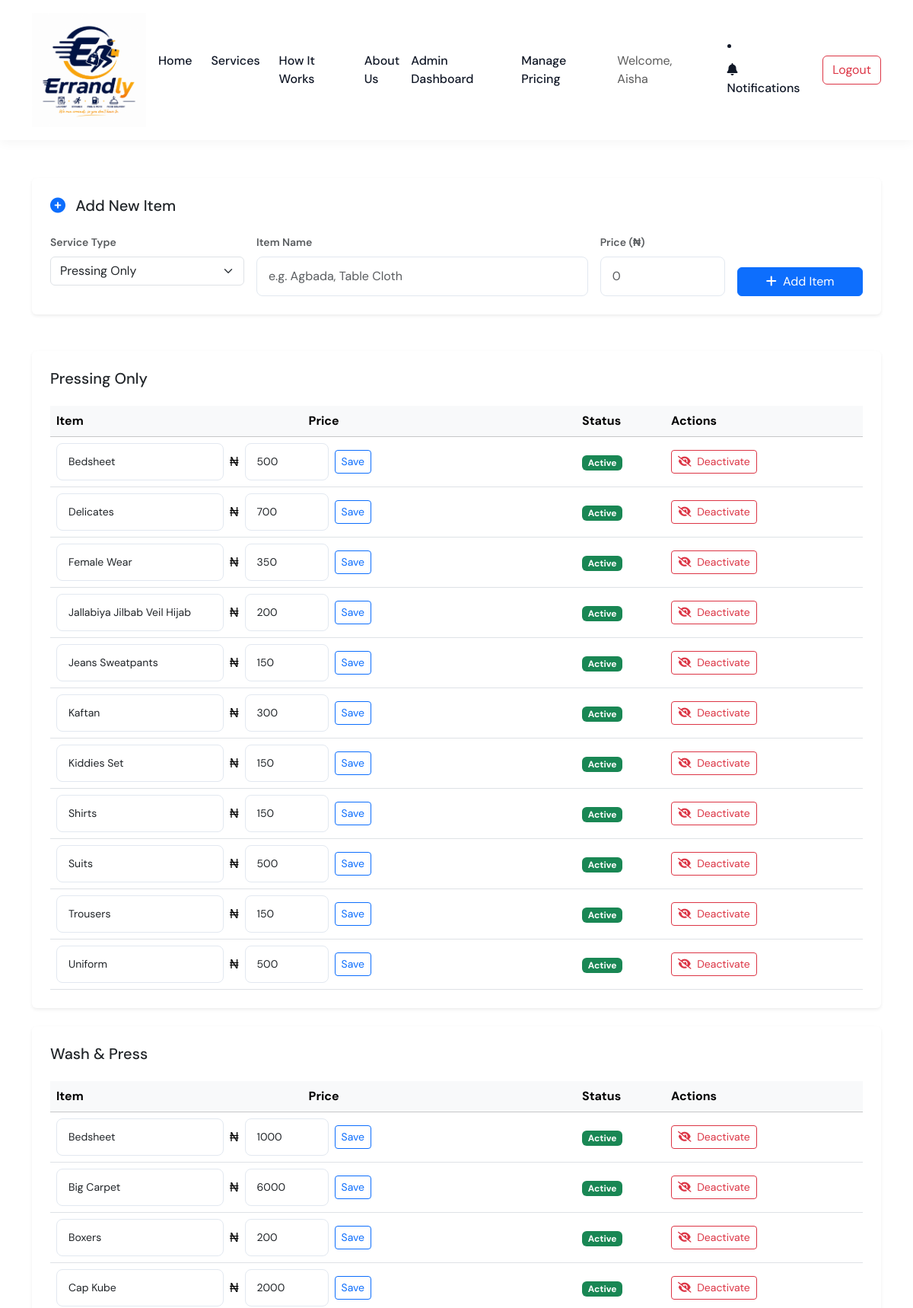
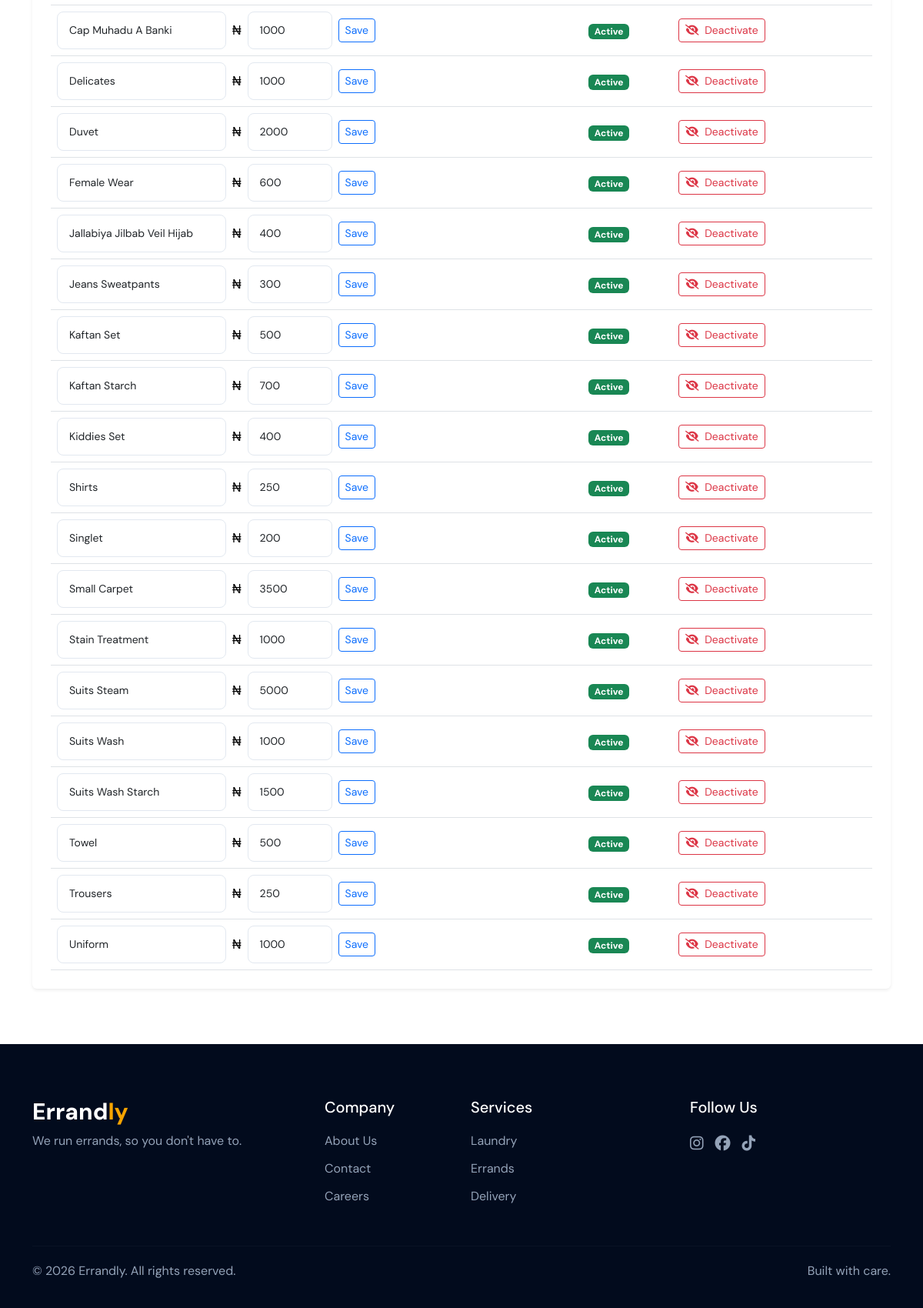
Page /admin/services (signed in) on the committed database (2 pictures, top to bottom).
### models.py (models this page shows)
class User(UserMixin, db.Model):
    __tablename__ = "users"
    id = db.Column(
        db.Integer,
        primary_key=True
    )
    name = db.Column(
        db.String(100),
        nullable=False
    )
    email = db.Column(
        db.String(120),
        unique=True,
        nullable=False
    )
    phone = db.Column(
        db.String(20),
        nullable=False
    )
    address = db.Column(
        db.String(250),
        nullable=False
    )
    password = db.Column(
        db.String(250),
        nullable=False
    )
    role = db.Column(
        db.String(20),
        nullable=False,
        default="customer"
    )
    notifications = db.relationship(
    "Notification",
    back_populates="user",
    cascade="all, delete-orphan"
)

class ServiceItem(db.Model):
    __tablename__ = "service_items"
    id = db.Column(
        db.Integer,
        primary_key=True
    )
    service_type = db.Column(
        db.String(30),
        nullable=False
    )
    item_name = db.Column(
        db.String(100),
        nullable=False
    )
    display_name = db.Column(
        db.String(150),
        nullable=False
    )
    price = db.Column(
        db.Integer,
        nullable=False
    )
    is_active = db.Column(
        db.Boolean,
        nullable=False,
        default=True
    )
    created_at = db.Column(
        db.DateTime,
        default=datetime.utcnow
    )
    updated_at = db.Column(
        db.DateTime,
        default=datetime.utcnow,
        onupdate=datetime.utcnow
    )
    __table_args__ = (
        db.UniqueConstraint(
            "service_type", "item_name",
            name="uq_service_type_item_name"
        ),
    )

### app.py (the view)
@app.route("/admin/services")
@admin_required
def admin_services():
    items = ServiceItem.query.order_by(
        ServiceItem.service_type,
        ServiceItem.display_name
    ).all()
    grouped_items = {}
    for item in items:
        grouped_items.setdefault(item.service_type, []).append(item)
    return render_template(
        "admin/services.html",
        grouped_items=grouped_items,
        service_types=SERVICE_TYPES
    )

### templates/admin/services.html (shortened to what this page needs)
{% extends "base.html" %}
{% block content %}
<div class="container py-5 mt-5">
    <div class="d-flex justify-content-between align-items-center mb-5">
        <div>
            <small class="text-muted">
            </small>
            <h2 class="mb-1">
            </h2>
            <p class="text-muted mb-0">
            </p>
        </div>
        <a href="{{ url_for('admin_dashboard') }}"
           class="btn btn-outline-secondary">
        </a>
    </div>
    <div class="card border-0 shadow-sm mb-5">
        <div class="card-body p-4">
            <h5 class="mb-4">
                <i class="fas fa-plus-circle text-primary me-2"></i>
                Add New Item
            </h5>
            <form method="POST"
                  action="{{ url_for('admin_add_service_item') }}"
                  class="row g-3">
                <div class="col-md-3">
                    <label class="form-label small text-muted">Service Type</label>
                    <select name="service_type" class="form-select" required>
                        {% for key, label in service_types.items() %}
                            {% if key != "subscription" %}
                                <option value="{{ key }}">{{ label }}</option>
                            {% endif %}
                        {% endfor %}
                    </select>
                </div>
                <div class="col-md-5">
                    <label class="form-label small text-muted">Item Name</label>
                    <input type="text"
                           name="display_name"
                           class="form-control"
                           placeholder="e.g. Agbada, Table Cloth"
                           required>
                </div>
                <div class="col-md-2">
                    <label class="form-label small text-muted">Price (₦)</label>
                    <input type="number"
                           name="price"
                           class="form-control"
                           min="0"
                           step="1"
                           placeholder="0"
                           required>
                </div>
                <div class="col-md-2 d-flex align-items-end">
                    <button type="submit" class="btn btn-primary w-100">
                        <i class="fas fa-plus me-1"></i>
                        Add Item
                    </button>
                </div>
            </form>
        </div>
    </div>
    {% for service_key in ["pressing", "wash_press"] %}
        <div class="card border-0 shadow-sm mb-4">
            <div class="card-body p-4">
                <h5 class="mb-4">
                    {{ service_types.get(service_key, service_key) }}
                </h5>
                {% set items = grouped_items.get(service_key, []) %}
                {% if items %}
                <div class="table-responsive">
                    <table class="table align-middle mb-0">
                        <thead class="table-light">
                            <tr>
                                <th>Item</th>
                                <th>Price</th>
                                <th>Status</th>
                                <th style="width: 260px;">Actions</th>
                            </tr>
                        </thead>
                        <tbody>
                            {% for item in items %}
                            <tr class="{{ 'text-muted' if not item.is_active }}">
                                <td colspan="2">
                                    <form method="POST"
                                          action="{{ url_for('admin_edit_service_item', item_id=item.id) }}"
                                          class="d-flex gap-2 align-items-center">
                                        <input type="text"
                                               name="display_name"
                                               value="{{ item.display_name }}"
                                               class="form-control form-control-sm"
                                               style="max-width: 220px;"
                                               required>
                                        <span>₦</span>
                                        <input type="number"
                                               name="price"
                                               value="{{ item.price }}"
                                               class="form-control form-control-sm"
                                               style="max-width: 110px;"
                                               min="0"
                                               required>
                                        <button type="submit"
                                                class="btn btn-sm btn-outline-primary">
                                            Save
                                        </button>
                                    </form>
                                </td>
                                <td>
                                    {% if item.is_active %}
                                        <span class="badge bg-success">Active</span>
                                    {% else %}
                                        <span class="badge bg-secondary">Inactive</span>
                                    {% endif %}
                                </td>
                                <td>
                                    <form method="POST"
                                          action="{{ url_for('admin_toggle_service_item', item_id=item.id) }}"
                                          class="d-inline">
                                        {% if item.is_active %}
                                            <button type="submit"
                                                    class="btn btn-sm btn-outline-danger">
                                                <i class="fas fa-eye-slash me-1"></i>
                                                Deactivate
                                            </button>
                                        {% else %}
                                            <button type="submit"
                                                    class="btn btn-sm btn-outline-success">
                                                <i class="fas fa-eye me-1"></i>
                                                Activate
                                            </button>
                                        {% endif %}
                                    </form>
                                </td>
                            </tr>
                            {% endfor %}
                        </tbody>
                    </table>
                </div>
                {% else %}
                <p class="text-muted mb-0">
                    No items yet for this service.
                </p>
                {% endif %}
            </div>
        </div>
    {% endfor %}
</div>
{% endblock %}

### templates/base.html (shortened to what this page needs)
<!DOCTYPE html>
<html lang="en">
<head>
    <link href="https://cdn.jsdelivr.net/npm/bootstrap@5.3.3/dist/css/bootstrap.min.css"
        rel="stylesheet">
    <link rel="stylesheet"
        href="https://cdnjs.cloudflare.com/ajax/libs/font-awesome/6.5.2/css/all.min.css">
    <link rel="stylesheet"
        href="{{ url_for('static', filename='css/style.css') }}">
</head>
<body>
    <nav class="navbar navbar-expand-lg fixed-top">
        <div class="container">
            <a class="navbar-brand" href="{{ url_for('home') }}">
                <img src="{{ url_for('static', filename='images/errandly-logo.png') }}"
                     alt="Errandly Logo">
            </a>
            <div class="collapse navbar-collapse" id="mainNavbar">
                <ul class="navbar-nav mx-auto">
                    <li class="nav-item">
                        <a class="nav-link" href="#home">Home</a>
                    </li>
                    <li class="nav-item">
                        <a class="nav-link" href="#services">Services</a>
                    </li>
                    <li class="nav-item">
                        <a class="nav-link" href="#how-it-works">
                            How It Works
                        </a>
                    </li>
                    <li class="nav-item">
                        <a class="nav-link" href="#about">
                            About Us
                        </a>
                    </li>
                </ul>
                <div class="nav-actions">
                   {% if current_user.is_authenticated %}
                        {% if current_user.role == "admin" %}
                            <a href="{{ url_for('admin_dashboard') }}"
                                class="nav-link">
                                    Admin Dashboard
                            </a>
                            <a href="{{ url_for('admin_services') }}"
                                class="nav-link">
                                    Manage Pricing
                            </a>
                        {% else %}
                            <a href="{{ url_for('dashboard') }}"
                                class="nav-link">
                                    Dashboard
                            </a>
                        {% endif %}
                        <span class="navbar-text me-3">
                            Welcome, {{ current_user.name }}
                        </span>
                        <li class="nav-item">
                            <a
                                class="nav-link position-relative"
                                href="{{ url_for('notifications') }}"
                            >
                                <i class="fas fa-bell"></i>
                                Notifications
                            </a>
                        </li>
                        <a href="{{ url_for('logout') }}"
                        class="btn btn-outline-danger">
                            Logout
                        </a>
                    {% endif %}
                </div>
            </div>
        </div>
    </nav>
    {% block content %}
    {% endblock %}
    <footer class="footer">
        <div class="container">
            <div class="row gy-4">
                <div class="col-lg-4">
                    <h3 class="footer-logo">
                        Errand<span>ly</span>
                    </h3>
                    <p>
                        We run errands, so you don't have to.
                    </p>
                </div>
                <div class="col-lg-2 col-md-4">
                    <h5>Company</h5>
                    <a href="#about">About Us</a>
                    <a href="#">Contact</a>
                    <a href="#">Careers</a>
                </div>
                <div class="col-lg-3 col-md-4">
                    <h5>Services</h5>
                    <a href="#services">Laundry</a>
                    <a href="#services">Errands</a>
                    <a href="#services">Delivery</a>
                </div>
                <div class="col-lg-3 col-md-4">
                    <h5>Follow Us</h5>
                    <div class="social-links">
                        <a href="#">
                            <i class="fab fa-instagram"></i>
                        </a>
                        <a href="#">
                            <i class="fab fa-facebook"></i>
                        </a>
                        <a href="#">
                            <i class="fab fa-tiktok"></i>
                        </a>
                    </div>
                </div>
            </div>
            <hr>
            <div class="footer-bottom">
                <p>
                    © 2026 Errandly. All rights reserved.
                </p>
                <p>
                    Built with care.
                </p>
            </div>
        </div>
    </footer>
</body>
</html>

### rows in the picture
User: name "Aisha"
ServiceItem: display_name "Bedsheet", price "500", is_active "Active"
ServiceItem: display_name "Delicates", price "700", is_active "Active"
ServiceItem: display_name "Female Wear", price "350", is_active "Active"
ServiceItem: display_name "Jallabiya Jilbab Veil Hijab", price "200", is_active "Active"
ServiceItem: display_name "Jeans Sweatpants", price "150", is_active "Active"
ServiceItem: display_name "Kaftan", price "300", is_active "Active"
ServiceItem: display_name "Kiddies Set", price "150", is_active "Active"
ServiceItem: display_name "Shirts", price "150", is_active "Active"
ServiceItem: display_name "Suits", price "500", is_active "Active"
ServiceItem: display_name "Trousers", price "150", is_active "Active"
ServiceItem: display_name "Uniform", price "500", is_active "Active"
ServiceItem: display_name "Bedsheet", price "1000", is_active "Active"
ServiceItem: display_name "Big Carpet", price "6000", is_active "Active"
ServiceItem: display_name "Boxers", price "200", is_active "Active"
ServiceItem: display_name "Cap Kube", price "2000", is_active "Active"
ServiceItem: display_name "Cap Muhadu A Banki", price "1000", is_active "Active"
ServiceItem: display_name "Delicates", price "1000", is_active "Active"
ServiceItem: display_name "Duvet", price "2000", is_active "Active"
ServiceItem: display_name "Female Wear", price "600", is_active "Active"
ServiceItem: display_name "Jallabiya Jilbab Veil Hijab", price "400", is_active "Active"
ServiceItem: display_name "Jeans Sweatpants", price "300", is_active "Active"
ServiceItem: display_name "Kaftan Set", price "500", is_active "Active"
ServiceItem: display_name "Kaftan Starch", price "700", is_active "Active"
ServiceItem: display_name "Kiddies Set", price "400", is_active "Active"
ServiceItem: display_name "Shirts", price "250", is_active "Active"
ServiceItem: display_name "Singlet", price "200", is_active "Active"
ServiceItem: display_name "Small Carpet", price "3500", is_active "Active"
ServiceItem: display_name "Stain Treatment", price "1000", is_active "Active"
ServiceItem: display_name "Suits Steam", price "5000", is_active "Active"
ServiceItem: display_name "Suits Wash", price "1000", is_active "Active"
ServiceItem: display_name "Suits Wash Starch", price "1500", is_active "Active"
ServiceItem: display_name "Towel", price "500", is_active "Active"
ServiceItem: display_name "Trousers", price "250", is_active "Active"
ServiceItem: display_name "Uniform", price "1000", is_active "Active"

### other values in the picture
{{ service_types.get(service_key, service_key) }} "Pressing Only" "Wash & Press"
form field service_type "Pressing Only"
